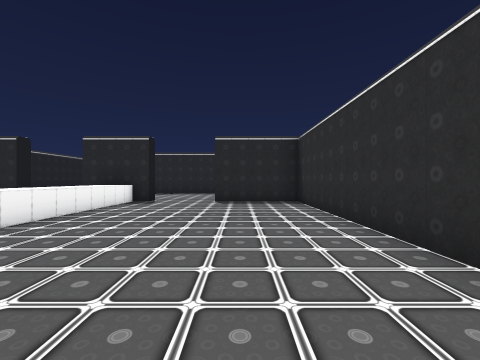
view 1 (above)

16 first-person views from a walk through a scene from a Unity 3-D project. The camera is 1.3 m above the floor, looks level and sees 90° across. Doors are open. The floor is counted in squares, 2 m on a side. Each view is taken from the middle of a square. On the plan, view 1 faces up. The plan holds only what a view shows up to about 9 squares ahead; the rest is blank. The place goes on beyond the plan. The player character is not drawn. Some animated figures are not drawn.

view 2
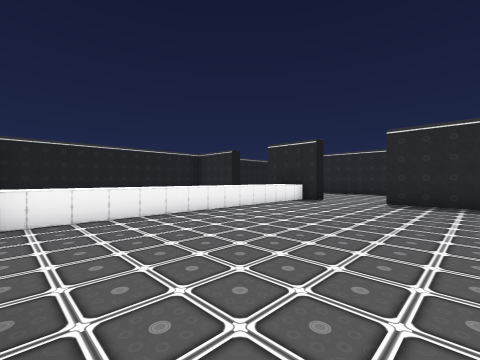

view 3
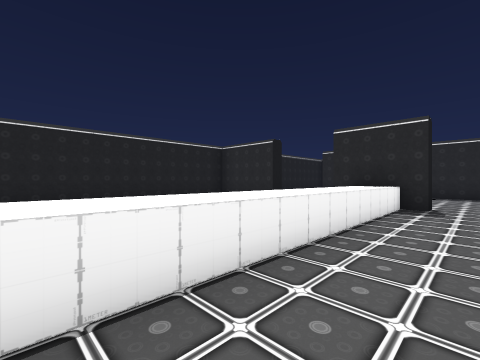

view 4
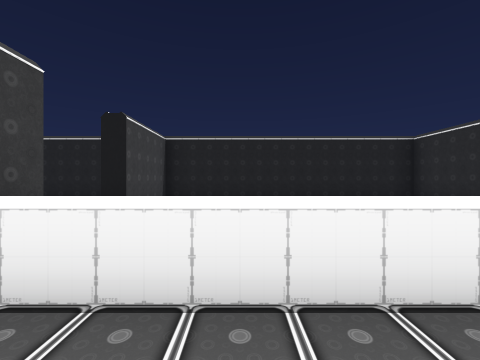

view 5
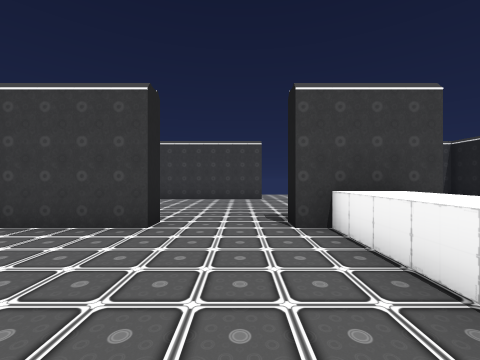

view 6
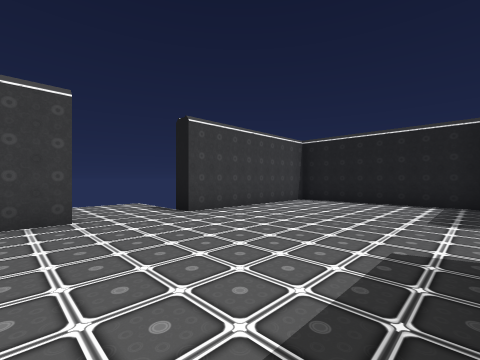

view 7
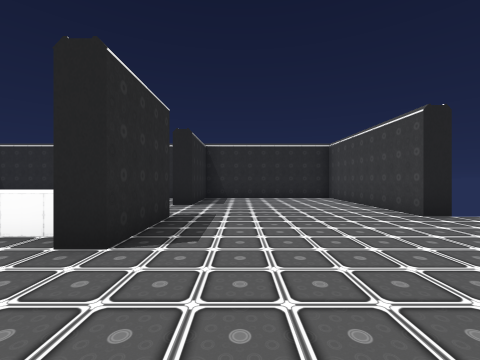

view 8
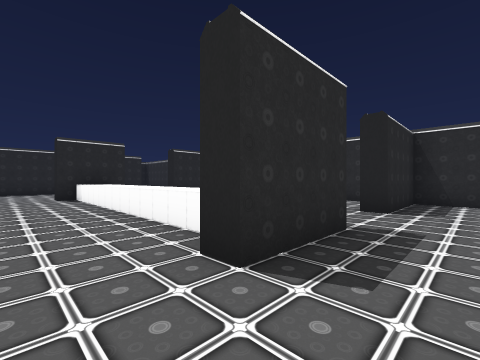

view 9
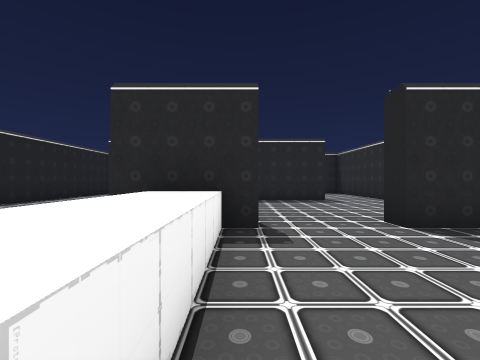

view 10
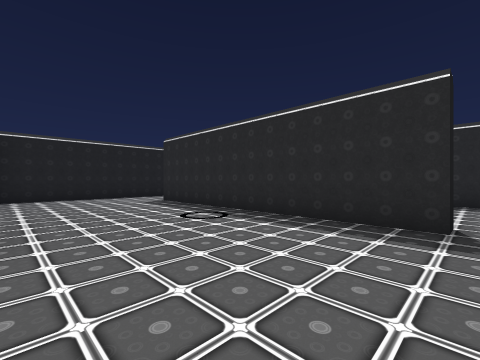

view 11
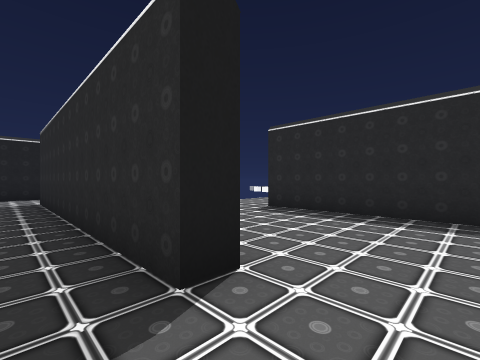

view 12
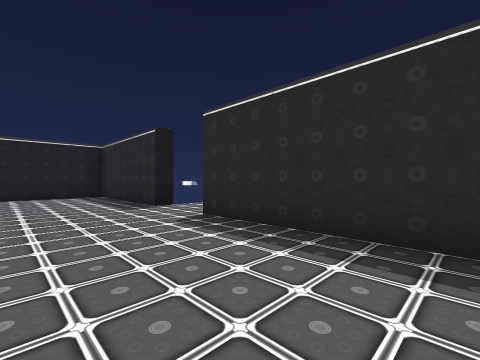

view 13
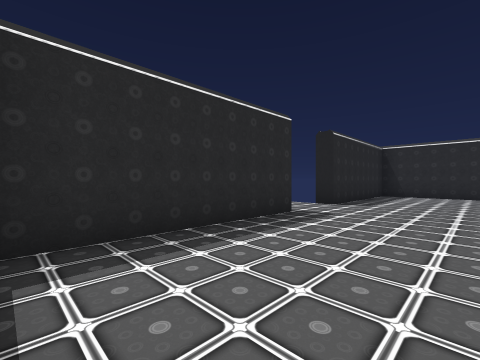

view 14
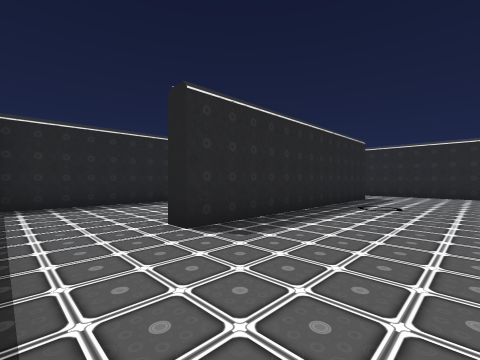

view 15
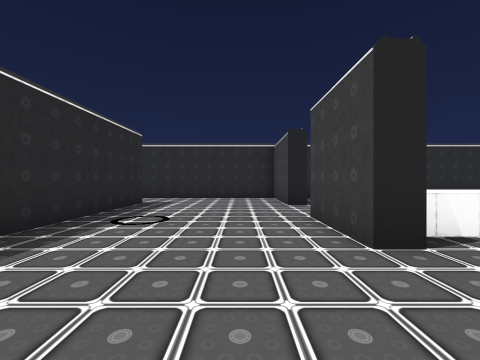

view 16
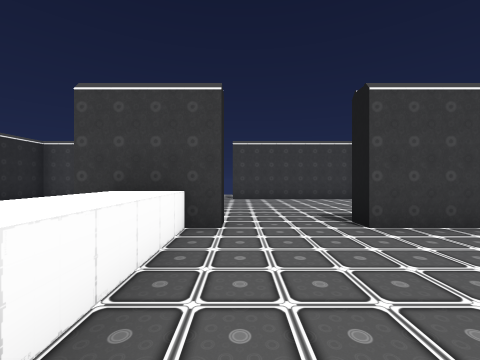

### Floor plan
Key: @ floor where view 1 was taken; # wall or solid block; . floor; D open door; = window, fence, low wall or low ledge; ^ raised ledge; O other object.
Columns run from 10 left of view 1 to 2 right of it. Each row starts with its distance up from view 1.
 17       ..
 16 ######DD#####
 15 #...........#
 14 #...........#
 13 #...........#
 12 #DD#######DD#
 11 #......O....#
 10 #......O....#
  9 #...........#
  8 #...DD..DD..#
  7 ####..==..###
  6 #   ..^.....#
  5 #   ..^.....#
  4 #   ..^.....#
  3 #   ..^.....#
  2 #   ..^.....#
  1 #  ...^.....#
  0 # ..DD#.DD@.#
 -1 ####..##..###
 -2 #...........#
 -3 #...........#
 -4 #...........#
 -5 #.....DD....#
 -6 ######..#####
 -7       ..

Positions as (right, up) in squares from view 1, and headings:
1: (0, 0), facing up
2: (1, 0), facing up-left
3: (-2, 1), facing up-left
4: (-2, 2), facing left
5: (-2, 3), facing down
6: (-2, -1), facing down-left
7: (-7, -2), facing right
8: (-6, -2), facing up-right
9: (-3, 4), facing up
10: (0, 8), facing up-left
11: (1, 11), facing up-left
12: (1, 13), facing up-left
13: (-9, 13), facing up-right
14: (-9, 9), facing up-right
15: (-7, 9), facing right
16: (-5, 3), facing down
